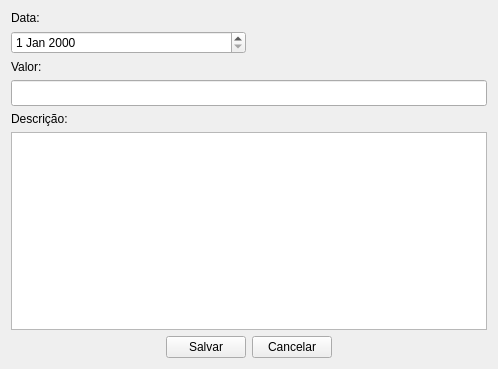
<?xml version="1.0" encoding="UTF-8"?>
<ui version="4.0">
 <class>Form</class>
 <widget class="QWidget" name="Form">
  <property name="geometry">
   <rect>
    <x>0</x>
    <y>0</y>
    <width>498</width>
    <height>369</height>
   </rect>
  </property>
  <property name="windowTitle">
   <string>Form</string>
  </property>
  <layout class="QGridLayout" name="gridLayout">
   <item row="1" column="1">
    <widget class="QLabel" name="label_2">
     <property name="text">
      <string>Data:</string>
     </property>
    </widget>
   </item>
   <item row="2" column="1">
    <widget class="QDateEdit" name="dateEdit"/>
   </item>
   <item row="4" column="1">
    <widget class="QLabel" name="label">
     <property name="text">
      <string>Valor:</string>
     </property>
    </widget>
   </item>
   <item row="6" column="1">
    <widget class="QLabel" name="label_3">
     <property name="text">
      <string>Descrição:</string>
     </property>
    </widget>
   </item>
   <item row="8" column="2" alignment="Qt::AlignLeft">
    <widget class="QPushButton" name="pushButton_2">
     <property name="text">
      <string>Cancelar</string>
     </property>
    </widget>
   </item>
   <item row="7" column="1" colspan="2">
    <widget class="QTextEdit" name="textEdit"/>
   </item>
   <item row="8" column="1" alignment="Qt::AlignRight">
    <widget class="QPushButton" name="pushButton">
     <property name="text">
      <string>Salvar</string>
     </property>
    </widget>
   </item>
   <item row="5" column="1" colspan="2">
    <widget class="QLineEdit" name="lineEdit">
     <property name="font">
      <font>
       <family>Segoe UI</family>
       <pointsize>11</pointsize>
      </font>
     </property>
    </widget>
   </item>
  </layout>
 </widget>
 <resources/>
 <connections/>
</ui>
